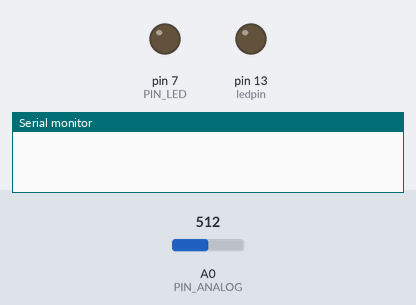
A sketch run on a simulated Arduino Uno, built with avr-gcc and run on an emulated ATmega328P. Shown: output pins drawn as LEDs (lit = HIGH), the last lines printed to the serial monitor. The test bench sets the inputs (shaded band); at power-on: A0 (PIN_ANALOG) = 512.

Above: at 1.2 s.
1.3 s: A0 (PIN_ANALOG) set to 56
9.1 s: A0 (PIN_ANALOG) set to 47
At 10.2 s:
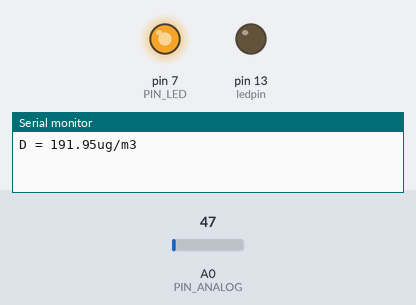
10.6 s: A0 (PIN_ANALOG) set to 75
At 11.8 s:
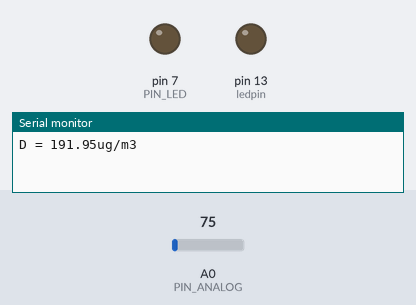
12.1 s: A0 (PIN_ANALOG) set to 0
At 13.2 s:
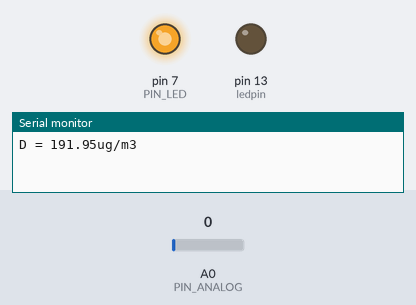
13.6 s: A0 (PIN_ANALOG) set to 122
At 14.8 s:
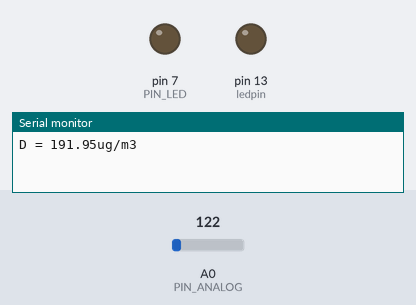
Timing chart, 0 to 16.2 s (numbered marks = the images above; inputs shaded):
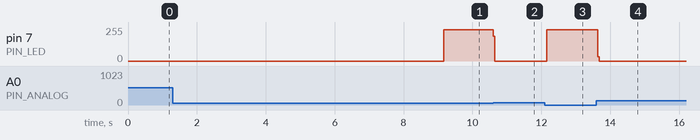

The sketch:

projekt_v0.1.ino
```cpp
#include <OneWire.h>
#include <DS18B20.h>

#define ONEWIRE_PIN 2

#include <SoftwareSerial.h>// import the serial library

#define MIN_VOLTAGE     600 // mv - próg dolnego zakresu napięcia dla braku pyłu
#define VREF           1100 // mv - napięcie referencyjne komparatora
#define PIN_LED           7 // numer pinu ILED
#define PIN_ANALOG        0 // numer pinu AOUT
#define MAX_ITERS        150 // liczba pomiarow do sredniej


SoftwareSerial Genotronex(10, 11); // RX, TX
int ledpin=13; // led on D13 will show blink on / off
int BluetoothData; // the data given from Computer

int ADC_VALUE; // odczytana wartosc A0
int ITER; // numer pomiaru
float VOLTAGE; // wartosc napiecia
float DUST; // wynik
float AVG_DUST; // sredni wynik

float temperature;

byte address[8]= {0x28, 0x9D, 0x16, 0x1F, 0x0, 0x0, 0x80, 0x2B};

OneWire onewire(ONEWIRE_PIN);
DS18B20 sensors(&onewire);

void setup() {

  analogReference(INTERNAL);
  // inicjalizacja czujnikow
  // inne wazne gówna
  while(!Serial);
  Serial.begin(9600);
  sensors.begin();
  sensors.request(address);

  pinMode(PIN_LED, OUTPUT);
  digitalWrite(PIN_LED, LOW);

Genotronex.begin(9600);
  Genotronex.println("Bluetooth On please press 1 or 0 blink LED ..");
  pinMode(ledpin,OUTPUT);

}

float computeDust()
{
  // Blyskamy IR, czekamy 280ms, odczytujemy napiecie ADC
  digitalWrite(PIN_LED, HIGH);
  delayMicroseconds(280);
  ADC_VALUE = analogRead(PIN_ANALOG);
  digitalWrite(PIN_LED, LOW);

  // Przeliczamy na mV. Calosc mnozymy przez 11, poniewaz w module
  // zastosowano dzielinik napiecia 1k/10k
  VOLTAGE = (VREF / 1024.0) * ADC_VALUE * 11;

  // Obliczamy zanieczyszczenie jesli zmierzone napiecie ponad prog

  if (VOLTAGE > MIN_VOLTAGE)
  {
    return (VOLTAGE - MIN_VOLTAGE) * 0.2;
  }

  return 0;
}

void loop() {
  if (sensors.available()){
    temperature = sensors.readTemperature(address);

    //Serial.print(temperature);
    //Serial.println(F(" 'C"));

    sensors.request(address);
  }
  if(temperature>-10 && temperature<65){
  AVG_DUST = 0;
   ITER = 0;

   while (ITER < MAX_ITERS)
   {
     DUST = computeDust();
     // Do sredniej liczmy tylko prawidlowe pomiary
     if (DUST > 0)
     {
       AVG_DUST += DUST;
       ITER++;
       delay(50);
     }
   }

   AVG_DUST /= MAX_ITERS;

   Serial.print("D = ");
   Serial.print(AVG_DUST);
   Serial.println("ug/m3");
  if (Genotronex.available()){
  Genotronex.print("D = ");
   Genotronex.print(AVG_DUST);
   Genotronex.println("ug/m3");
}
   delay(500);

     /*if(BluetoothData=='1'){   // if number 1 pressed ....
   digitalWrite(ledpin,1);
   Genotronex.println("LED  On D13 ON ! ");
   }
  if (BluetoothData=='0'){// if number 0 pressed ....
  digitalWrite(ledpin,0);
   Genotronex.println("LED  On D13 Off ! ");
  }*/


  }
  /*
  onewire.reset_search();
  while(onewire.search(address)){
    if (address[0] != 0x28)
    continue;
    if(OneWire::crc8(address, 7) != address[7]){
      Serial.println(F("Bledny adres"));
      break;
    }
      for (byte i=0;i<8;i++){
      Serial.print(F("0x"));
      Serial.print(address[i], HEX);

      if (i<7)
      Serial. print(F(", "));
    }
    Serial.println();
    }
    while(1);*/
    }

  // if(temperatura>-10 && temperatura < 65){
  // dsm501{
  /*
   * for(i=0;i<200;i++){
   * pomiar dsm+= pomiar chwilowy
   * }
   * pomiar wlasciwy = pomiar dsm/200
   * }
  }*/
  // bluetooth
  // wysyłanie po bluetooth
  // dalsze plany:
  // -gps
  // -karta sd
  // -wysyłanie po wifi
```

Measured:
- the behaviour switches between 51 and 50 on A0 (PIN_ANALOG) (found by bisection; images 0 and 1)
- after the input at 9.1 s, pin 7 (PIN_LED): 0/255 → 234/255 after 0.07 s
- after the input at 10.6 s, pin 7 (PIN_LED): 234/255 → 0/255 at once
- after the input at 12.1 s, pin 7 (PIN_LED): 0/255 → 234/255 after 0.05 s
- after the input at 13.6 s, pin 7 (PIN_LED): 234/255 → 0/255 at once
